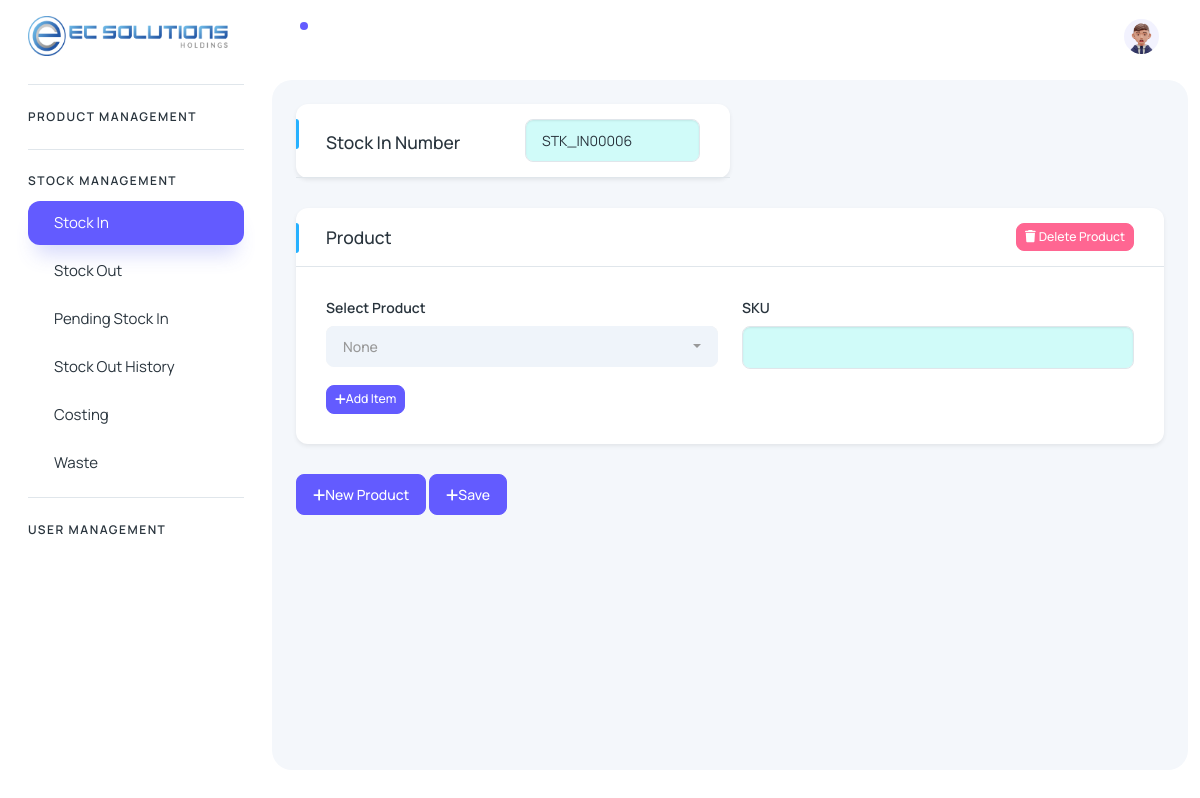
/index.php?route=stock-in (signed in), run on an earlier commit of the app's database.
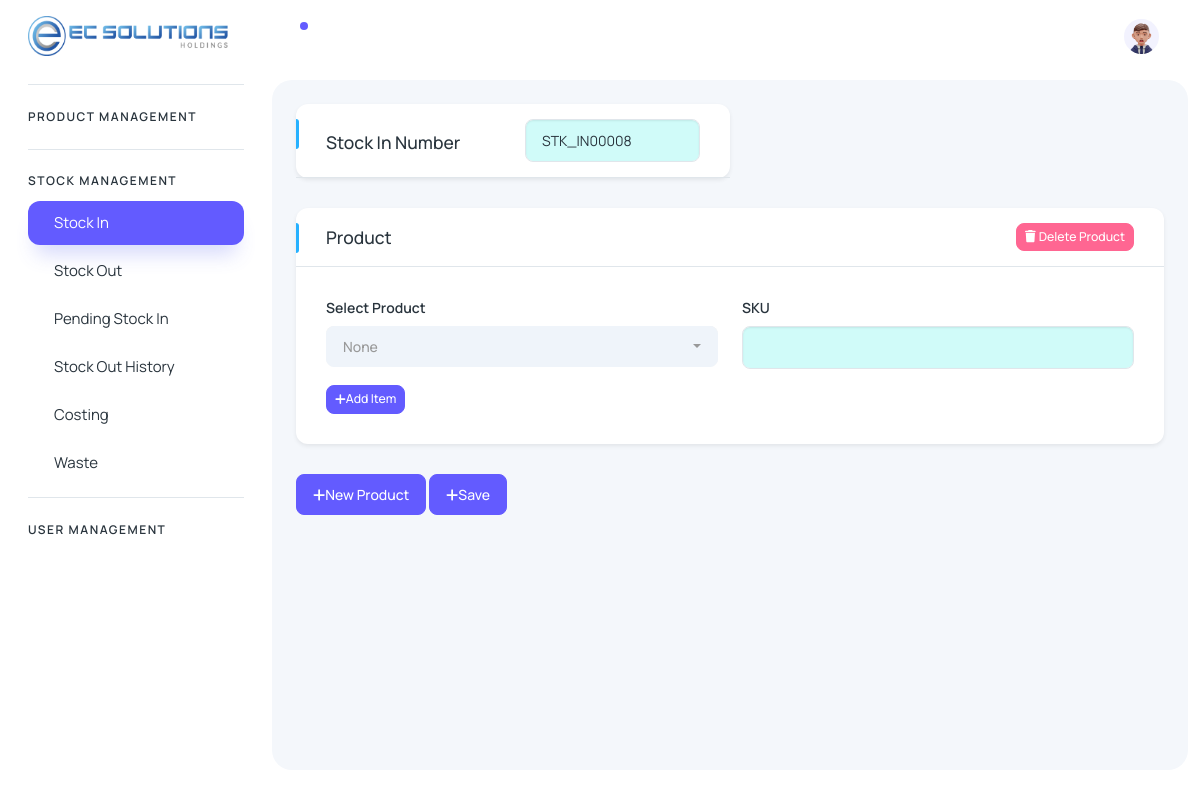
And on a later commit of the database.
### tables this page shows
CREATE TABLE `stockin_history` (
  `id` int(11) NOT NULL,
  `series_number` varchar(255) DEFAULT NULL,
  `date` timestamp NULL DEFAULT current_timestamp(),
  `isAdded` tinyint(4) DEFAULT 0
);

### index.php (called while the page is built)
<?php
  require_once 'config.php';
  require_once 'admin/process/function.php';
  include("header.php");
?>
<?php
 include("route.php");
?>
<?php
 include("footer.php");
?>

### admin/process/function.php (called while the page is built, shortened)
<?php
    function getStockInNumber($pdo) {
        try {
            $query = "SELECT series_number FROM stockin_history ORDER BY series_number DESC LIMIT 1";
            $stmt = $pdo->prepare($query);
            $stmt->execute();
            if ($stmt->rowCount() > 0) {
                $last_series_number = $stmt->fetchColumn();
                $numeric_part = intval(substr($last_series_number, 7)) + 1;
                $new_series_number = 'STK_IN' . str_pad($numeric_part, 5, '0', STR_PAD_LEFT);
            } else {
                $new_series_number = 'STK_IN00001';
            }
            return $new_series_number;
        } catch(PDOException $e) {
            echo "Error: " . $e->getMessage();
            return null;
        }
    }
?>

### admin/views/stock-management/stockin.php (the view, shortened to what this page needs)
<?php
$last_series_number = getStockInNumber($pdo);
?>
<div class="body-wrapper-inner">
  <div class="container-fluid">
    <div class="card shadow-sm w-50">
          <div class="card-header bg-transparent border-bottom">
            <div class="row align-items-center">
              <div class="col">
                <h5 class="mt-1 mb-0">Stock In Number</h5>
              </div>
              <div class="col">
                <input type="text" class="form-control bg-secondary-subtle" id="stockInNumber" value="<?php echo $last_series_number;?>" readonly>
              </div>
            </div>
          </div>
        </div>
  <div id="productCards">
      <div class="card shadow-sm product-card">
        <div class="card-header bg-transparent border-bottom">
          <div class="row">
            <div class="col">
              <h5 class="mt-1 mb-0">Product</h5>
            </div>
            <div class="col align-content-end ">
            <button class="btn btn-danger btn-sm remove-product-btn float-end "><i class="fa-solid fa-trash"></i> Delete Product</button>
            </div>
          </div>
        </div>
        <div class="card-body">
        <div class="row gy-3">
          <div class="col-lg-6">
            <label for="product_select" class="form-label">Select Product</label>
          </div>
          <div class="col-lg-6">
              <label for="product_name" class="form-label">SKU</label>
              <input type="text" class="form-control bg-secondary-subtle" name="product_name[]" placeholder="" readonly>
          </div>
          <div class="col-lg-12">
          <button class="btn btn-primary btn-sm add-item-btn"><i class="fa-solid fa-plus"></i>Add Item</button>
          </div>
        </div>
        </div>
      </div>
    </div>
    <div class="col-lg-12">
      <button class="btn btn-primary" id="addStockBTN"><i class="fa-solid fa-plus"></i>New Product</button>
      <button class="btn btn-primary" id="saveDataBtn"><i class="fa-solid fa-plus"></i>Save</button>
    </div>
  </div>
</div>

### header.php (shortened to what this page needs)
<?php
$route = $_GET['route'] ?? 'home';
?>
<!doctype html>
<html lang="en">
<head>
  <link rel="stylesheet" href="assets/css/styles.min.css" />
  <link rel="stylesheet" href="assets/css/table.css">
  <link rel="stylesheet" href="assets/css/all.min.css">
  <link href="assets/js/datatables.min.css" rel="stylesheet">
    <link rel="stylesheet" href="assets/libs/bootstrap-select/dist/css/bootstrap-select.min.css">
  <link rel="stylesheet" href="assets/libs/toastr/css/toastr.min.css">
</head>
<body>
  <div class="page-wrapper" id="main-wrapper" data-layout="vertical" data-navbarbg="skin6" data-sidebartype="full"
    data-sidebar-position="fixed" data-header-position="fixed">
    <aside class="left-sidebar">
      <div>
        <div class="brand-logo d-flex align-items-center justify-content-between">
          <a href="./index.html" class="text-nowrap logo-img">
            <img src="assets/images/logos/ecsolution_logo.png" height="40" width="200" alt="" />
          </a>
        </div>
        <nav class="sidebar-nav scroll-sidebar" data-simplebar="">
          <ul id="sidebarnav">
            <li class="nav-small-cap" data-bs-toggle="collapse" data-bs-target="#collapseProduct" aria-expanded="<?php echo ($route == 'product-management') ? 'true' : 'false'; ?>" aria-controls="collapseProduct">
              <span class="hide-menu text-uppercase">product management</span>
            </li>
            <li class="nav-small-cap" data-bs-toggle="collapse" data-bs-target="#collapseStock" aria-expanded="false" aria-controls="collapseStock">
              <span class="hide-menu text-uppercase">stock management</span>
            </li>
            <div class="collapse <?php echo ($route == 'stock-in' || $route == 'stock-out' || $route == 'pending-stockin' || $route == 'pending-stockout' || $route == 'validate-stockout' || $route == 'costing' || $route == 'waste') ? 'show' : ''; ?>" id="collapseStock">
            <li class="sidebar-item">
              <a class="sidebar-link" href="index.php?route=stock-in" aria-expanded="false">
                <span class="hide-menu">Stock In</span>
              </a>
            </li>
            <li class="sidebar-item">
              <a class="sidebar-link <?php echo ($route == 'validate-stockout') ? 'active' : ''; ?>" href="index.php?route=stock-out" aria-expanded="false">
                <span class="hide-menu">Stock Out</span>
              </a>
            </li>
            <li class="sidebar-item">
              <a class="sidebar-link" href="index.php?route=pending-stockin" aria-expanded="false">
                <span class="hide-menu">Pending Stock In</span>
              </a>
            </li>
            <li class="sidebar-item">
              <a class="sidebar-link" href="index.php?route=pending-stockout" aria-expanded="false">
                <span class="hide-menu">Stock Out History</span>
              </a>
            </li>
            <li class="sidebar-item">
              <a class="sidebar-link" href="index.php?route=costing" aria-expanded="false">
                <span class="hide-menu">Costing</span>
              </a>
            </li>
            <li class="sidebar-item">
              <a class="sidebar-link" href="index.php?route=waste" aria-expanded="false">
                <span class="hide-menu">Waste</span>
              </a>
            </li>
            </div>
            <li class="nav-small-cap" data-bs-toggle="collapse" data-bs-target="#collapseUser" aria-expanded="<?php echo ($route == 'product-management') ? 'true' : 'false'; ?>" aria-controls="collapseUser">
              <span class="hide-menu text-uppercase">user management</span>
            </li>
          </ul>
        </nav>
      </div>
    </aside>
    <div class="body-wrapper">
      <header class="app-header">
        <nav class="navbar navbar-expand-lg navbar-light">
          <ul class="navbar-nav">
            <li class="nav-item">
              <a class="nav-link " href="javascript:void(0)">
                <div class="notification bg-primary rounded-circle"></div>
              </a>
            </li>
          </ul>
          <div class="navbar-collapse justify-content-end px-0" id="navbarNav">
            <ul class="navbar-nav flex-row ms-auto align-items-center justify-content-end">
              <li class="nav-item dropdown">
                <a class="nav-link " href="javascript:void(0)" id="drop2" data-bs-toggle="dropdown"
                  aria-expanded="false">
                  <img src="assets/images/profile/user-1.jpg" alt="" width="35" height="35" class="rounded-circle">
                </a>
              </li>
            </ul>
          </div>
        </nav>
      </header>

### route.php (shortened to what this page needs)
<?php
$route = $_GET['route'] ?? 'dashboard';
switch ($route){
    case "stock-in":
        require 'admin/views/stock-management/stockin.php';
        break;
}
?>

### footer.php
    </div>
</div>
</body>
</html>

### assets/css/table.css (style rules this page uses)
.card .card-header:not(.border-0) h5:after { content: ""; height: 30px; width: 3px; background: #26B1FF; position: absolute; left: 0px; top: 15px; border-radius: 0 3px 3px 0; }

### header.php (style rules this page uses)
.nav-small-cap { cursor: pointer; }

What changed in the data, as far as the page shows it:
no longer on this page (row unchanged): stockin_history: series_number "STK_IN00006"
added stockin_history: series_number "STK_IN00008"
